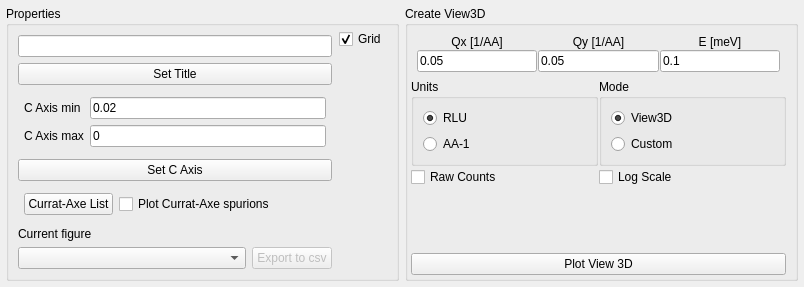
<?xml version="1.0" encoding="UTF-8"?>
<ui version="4.0">
 <class>Form</class>
 <widget class="QWidget" name="Form">
  <property name="geometry">
   <rect>
    <x>0</x>
    <y>0</y>
    <width>804</width>
    <height>286</height>
   </rect>
  </property>
  <property name="sizePolicy">
   <sizepolicy hsizetype="Preferred" vsizetype="Fixed">
    <horstretch>0</horstretch>
    <verstretch>0</verstretch>
   </sizepolicy>
  </property>
  <property name="windowTitle">
   <string>Form</string>
  </property>
  <layout class="QHBoxLayout" name="horizontalLayout">
   <property name="leftMargin">
    <number>6</number>
   </property>
   <property name="topMargin">
    <number>6</number>
   </property>
   <property name="rightMargin">
    <number>6</number>
   </property>
   <property name="bottomMargin">
    <number>6</number>
   </property>
   <item>
    <widget class="QGroupBox" name="PropertiesView3D">
     <property name="toolTip">
      <string>Properties for current figure</string>
     </property>
     <property name="statusTip">
      <string>Properties for current figure</string>
     </property>
     <property name="title">
      <string>Properties</string>
     </property>
     <layout class="QHBoxLayout" name="horizontalLayout_4" stretch="1,0">
      <property name="spacing">
       <number>1</number>
      </property>
      <property name="leftMargin">
       <number>3</number>
      </property>
      <property name="topMargin">
       <number>3</number>
      </property>
      <property name="bottomMargin">
       <number>3</number>
      </property>
      <item>
       <layout class="QVBoxLayout" name="verticalLayout_6" stretch="0,0,0,0,0,0,0,1">
        <property name="spacing">
         <number>6</number>
        </property>
        <property name="sizeConstraint">
         <enum>QLayout::SetDefaultConstraint</enum>
        </property>
        <property name="leftMargin">
         <number>6</number>
        </property>
        <property name="topMargin">
         <number>6</number>
        </property>
        <property name="rightMargin">
         <number>6</number>
        </property>
        <property name="bottomMargin">
         <number>6</number>
        </property>
        <item>
         <widget class="QLineEdit" name="View3D_SetTitle_lineEdit">
          <property name="sizePolicy">
           <sizepolicy hsizetype="Expanding" vsizetype="Expanding">
            <horstretch>0</horstretch>
            <verstretch>0</verstretch>
           </sizepolicy>
          </property>
          <property name="toolTip">
           <string>Set title of current figure</string>
          </property>
          <property name="statusTip">
           <string>Set title of current figure</string>
          </property>
         </widget>
        </item>
        <item>
         <widget class="QPushButton" name="View3D_SetTitle_button">
          <property name="toolTip">
           <string>Set title of current figure</string>
          </property>
          <property name="statusTip">
           <string>Set title of current figure</string>
          </property>
          <property name="text">
           <string>Set Title</string>
          </property>
         </widget>
        </item>
        <item>
         <layout class="QHBoxLayout" name="horizontalLayout_2">
          <item>
           <layout class="QGridLayout" name="gridLayout_2" columnstretch="0,0,1,0">
            <property name="leftMargin">
             <number>6</number>
            </property>
            <property name="topMargin">
             <number>6</number>
            </property>
            <property name="rightMargin">
             <number>6</number>
            </property>
            <property name="bottomMargin">
             <number>6</number>
            </property>
            <item row="0" column="0">
             <widget class="QLabel" name="label_6">
              <property name="toolTip">
               <string>Set color scale axis of current figure</string>
              </property>
              <property name="statusTip">
               <string>Set color scale axis of current figure</string>
              </property>
              <property name="text">
               <string>C Axis min</string>
              </property>
             </widget>
            </item>
            <item row="1" column="2">
             <widget class="QLineEdit" name="View3D_CAxisMin_lineEdit">
              <property name="toolTip">
               <string>Set color scale axis of current figure</string>
              </property>
              <property name="statusTip">
               <string>Set color scale axis of current figure</string>
              </property>
              <property name="text">
               <string>0</string>
              </property>
             </widget>
            </item>
            <item row="1" column="0">
             <widget class="QLabel" name="label_7">
              <property name="toolTip">
               <string>Set color scale axis of current figure</string>
              </property>
              <property name="statusTip">
               <string>Set color scale axis of current figure</string>
              </property>
              <property name="text">
               <string>C Axis max</string>
              </property>
             </widget>
            </item>
            <item row="0" column="2">
             <widget class="QLineEdit" name="View3D_CAxisMax_lineEdit">
              <property name="toolTip">
               <string>Set color scale axis of current figure</string>
              </property>
              <property name="statusTip">
               <string>Set color scale axis of current figure</string>
              </property>
              <property name="text">
               <string>0.02</string>
              </property>
             </widget>
            </item>
           </layout>
          </item>
         </layout>
        </item>
        <item>
         <widget class="QPushButton" name="View3D_setCAxis_button">
          <property name="toolTip">
           <string>Set color scale axis of current figure</string>
          </property>
          <property name="statusTip">
           <string>Set color scale axis of current figure</string>
          </property>
          <property name="text">
           <string>Set C Axis</string>
          </property>
         </widget>
        </item>
        <item>
         <layout class="QHBoxLayout" name="horizontalLayout_3" stretch="0,1">
          <property name="leftMargin">
           <number>6</number>
          </property>
          <property name="topMargin">
           <number>6</number>
          </property>
          <property name="rightMargin">
           <number>6</number>
          </property>
          <property name="bottomMargin">
           <number>6</number>
          </property>
          <item>
           <widget class="QPushButton" name="View3D_CurratAxe_button">
            <property name="statusTip">
             <string>Create list of Bragg peaks from which Currat-Axe spurions are calcualted</string>
            </property>
            <property name="text">
             <string>Currat-Axe List</string>
            </property>
           </widget>
          </item>
          <item>
           <widget class="QCheckBox" name="View3D_CurratAxe_checkBox">
            <property name="toolTip">
             <string>Show or hide Currat-Axe spurions in current figure</string>
            </property>
            <property name="statusTip">
             <string>Show or hide Currat-Axe spurions in current figure</string>
            </property>
            <property name="text">
             <string>Plot Currat-Axe spurions</string>
            </property>
           </widget>
          </item>
         </layout>
        </item>
        <item>
         <widget class="QLabel" name="label_2">
          <property name="toolTip">
           <string>Current Figure</string>
          </property>
          <property name="statusTip">
           <string>Current Figure</string>
          </property>
          <property name="text">
           <string>Current figure</string>
          </property>
         </widget>
        </item>
        <item>
         <layout class="QHBoxLayout" name="horizontalLayout_7" stretch="1,0">
          <item>
           <widget class="QComboBox" name="View3D_figureList_comboBox">
            <property name="toolTip">
             <string>Current Figure</string>
            </property>
            <property name="statusTip">
             <string>Current Figure</string>
            </property>
           </widget>
          </item>
          <item>
           <widget class="QPushButton" name="View3D_figureToCSV_pushButton">
            <property name="enabled">
             <bool>false</bool>
            </property>
            <property name="text">
             <string>Export to csv</string>
            </property>
           </widget>
          </item>
         </layout>
        </item>
        <item>
         <spacer name="verticalSpacer_2">
          <property name="orientation">
           <enum>Qt::Vertical</enum>
          </property>
          <property name="sizeHint" stdset="0">
           <size>
            <width>20</width>
            <height>0</height>
           </size>
          </property>
         </spacer>
        </item>
       </layout>
      </item>
      <item>
       <layout class="QVBoxLayout" name="verticalLayout_2">
        <item>
         <layout class="QVBoxLayout" name="verticalLayout_4">
          <item>
           <widget class="QCheckBox" name="View3D_Grid_checkBox">
            <property name="toolTip">
             <string>Show/hide grid on current figure</string>
            </property>
            <property name="statusTip">
             <string>Show/hide grid on current figure</string>
            </property>
            <property name="text">
             <string>Grid</string>
            </property>
            <property name="checked">
             <bool>true</bool>
            </property>
           </widget>
          </item>
          <item>
           <spacer name="verticalSpacer">
            <property name="orientation">
             <enum>Qt::Vertical</enum>
            </property>
            <property name="sizeHint" stdset="0">
             <size>
              <width>20</width>
              <height>0</height>
             </size>
            </property>
           </spacer>
          </item>
         </layout>
        </item>
       </layout>
      </item>
     </layout>
    </widget>
   </item>
   <item>
    <widget class="QGroupBox" name="CreateNewView3D_groupBox">
     <property name="toolTip">
      <string>Properties for new plot</string>
     </property>
     <property name="statusTip">
      <string>Properties for new plot</string>
     </property>
     <property name="title">
      <string>Create View3D</string>
     </property>
     <layout class="QVBoxLayout" name="verticalLayout_3">
      <property name="spacing">
       <number>1</number>
      </property>
      <property name="leftMargin">
       <number>3</number>
      </property>
      <property name="topMargin">
       <number>3</number>
      </property>
      <property name="bottomMargin">
       <number>3</number>
      </property>
      <item>
       <layout class="QGridLayout" name="gridLayout">
        <property name="leftMargin">
         <number>6</number>
        </property>
        <property name="topMargin">
         <number>6</number>
        </property>
        <property name="rightMargin">
         <number>6</number>
        </property>
        <property name="bottomMargin">
         <number>6</number>
        </property>
        <item row="1" column="1">
         <widget class="QLabel" name="label_4">
          <property name="text">
           <string>Qy [1/AA]</string>
          </property>
          <property name="alignment">
           <set>Qt::AlignCenter</set>
          </property>
         </widget>
        </item>
        <item row="1" column="2">
         <widget class="QLabel" name="label_8">
          <property name="text">
           <string>E [meV]</string>
          </property>
          <property name="alignment">
           <set>Qt::AlignCenter</set>
          </property>
         </widget>
        </item>
        <item row="2" column="2">
         <widget class="QLineEdit" name="View3D_EBin_lineEdit">
          <property name="text">
           <string>0.1</string>
          </property>
         </widget>
        </item>
        <item row="2" column="1">
         <widget class="QLineEdit" name="View3D_QYBin_lineEdit">
          <property name="text">
           <string>0.05</string>
          </property>
         </widget>
        </item>
        <item row="1" column="0">
         <widget class="QLabel" name="label">
          <property name="text">
           <string>Qx [1/AA]</string>
          </property>
          <property name="alignment">
           <set>Qt::AlignCenter</set>
          </property>
         </widget>
        </item>
        <item row="2" column="0">
         <widget class="QLineEdit" name="View3D_QXBin_lineEdit">
          <property name="text">
           <string>0.05</string>
          </property>
         </widget>
        </item>
       </layout>
      </item>
      <item>
       <layout class="QHBoxLayout" name="horizontalLayout_5">
        <item>
         <widget class="QGroupBox" name="units_groupBox">
          <property name="title">
           <string>Units</string>
          </property>
          <layout class="QVBoxLayout" name="verticalLayout_5">
           <item>
            <widget class="QRadioButton" name="View3D_SelectUnits_RLU_radioButton">
             <property name="text">
              <string>RLU</string>
             </property>
             <property name="checked">
              <bool>true</bool>
             </property>
             <property name="autoExclusive">
              <bool>true</bool>
             </property>
             <attribute name="buttonGroup">
              <string notr="true">buttonGroup_2</string>
             </attribute>
            </widget>
           </item>
           <item>
            <widget class="QRadioButton" name="View3D_SelectUnits_AA_radioButton">
             <property name="text">
              <string>AA-1</string>
             </property>
             <property name="autoExclusive">
              <bool>true</bool>
             </property>
             <attribute name="buttonGroup">
              <string notr="true">buttonGroup_2</string>
             </attribute>
            </widget>
           </item>
          </layout>
         </widget>
        </item>
        <item>
         <widget class="QGroupBox" name="groupBox">
          <property name="title">
           <string>Mode</string>
          </property>
          <layout class="QVBoxLayout" name="verticalLayout_7">
           <item>
            <widget class="QRadioButton" name="View3D_Mode_Viewer3D_radioButton">
             <property name="text">
              <string>View3D</string>
             </property>
             <property name="checked">
              <bool>true</bool>
             </property>
             <property name="autoRepeat">
              <bool>false</bool>
             </property>
             <attribute name="buttonGroup">
              <string notr="true">buttonGroup_3</string>
             </attribute>
            </widget>
           </item>
           <item>
            <widget class="QRadioButton" name="View3D_Mode_Custom_radioButton">
             <property name="text">
              <string>Custom</string>
             </property>
             <property name="checkable">
              <bool>true</bool>
             </property>
             <property name="checked">
              <bool>false</bool>
             </property>
             <property name="autoRepeat">
              <bool>true</bool>
             </property>
             <attribute name="buttonGroup">
              <string notr="true">buttonGroup_3</string>
             </attribute>
            </widget>
           </item>
          </layout>
         </widget>
        </item>
       </layout>
      </item>
      <item>
       <layout class="QHBoxLayout" name="horizontalLayout_6">
        <item>
         <widget class="QCheckBox" name="View3D_RawCounts_checkBox">
          <property name="toolTip">
           <string>Use neutron counts in stead of intensity</string>
          </property>
          <property name="statusTip">
           <string>Use neutron counts in stead of intensity</string>
          </property>
          <property name="text">
           <string>Raw Counts</string>
          </property>
         </widget>
        </item>
        <item>
         <widget class="QCheckBox" name="View3D_LogScale_checkBox">
          <property name="toolTip">
           <string>Use log scale of intensity when plotting</string>
          </property>
          <property name="statusTip">
           <string>Use log scale of intensity when plotting</string>
          </property>
          <property name="text">
           <string>Log Scale</string>
          </property>
         </widget>
        </item>
       </layout>
      </item>
      <item>
       <spacer name="verticalSpacer_3">
        <property name="orientation">
         <enum>Qt::Vertical</enum>
        </property>
        <property name="sizeHint" stdset="0">
         <size>
          <width>20</width>
          <height>0</height>
         </size>
        </property>
       </spacer>
      </item>
      <item>
       <widget class="QPushButton" name="View3D_plot_button">
        <property name="toolTip">
         <string>Generate 3D Viewer</string>
        </property>
        <property name="statusTip">
         <string>Generate 3D Viewer</string>
        </property>
        <property name="text">
         <string>Plot View 3D</string>
        </property>
       </widget>
      </item>
     </layout>
    </widget>
   </item>
  </layout>
 </widget>
 <tabstops>
  <tabstop>View3D_SetTitle_lineEdit</tabstop>
  <tabstop>View3D_SetTitle_button</tabstop>
  <tabstop>View3D_setCAxis_button</tabstop>
  <tabstop>View3D_CurratAxe_button</tabstop>
  <tabstop>View3D_CurratAxe_checkBox</tabstop>
  <tabstop>View3D_Grid_checkBox</tabstop>
  <tabstop>View3D_QXBin_lineEdit</tabstop>
  <tabstop>View3D_QYBin_lineEdit</tabstop>
  <tabstop>View3D_EBin_lineEdit</tabstop>
  <tabstop>View3D_SelectUnits_RLU_radioButton</tabstop>
  <tabstop>View3D_SelectUnits_AA_radioButton</tabstop>
  <tabstop>View3D_Mode_Viewer3D_radioButton</tabstop>
  <tabstop>View3D_Mode_Custom_radioButton</tabstop>
  <tabstop>View3D_RawCounts_checkBox</tabstop>
  <tabstop>View3D_LogScale_checkBox</tabstop>
  <tabstop>View3D_plot_button</tabstop>
 </tabstops>
 <resources/>
 <connections/>
 <buttongroups>
  <buttongroup name="buttonGroup_3"/>
  <buttongroup name="buttonGroup_2"/>
 </buttongroups>
</ui>
